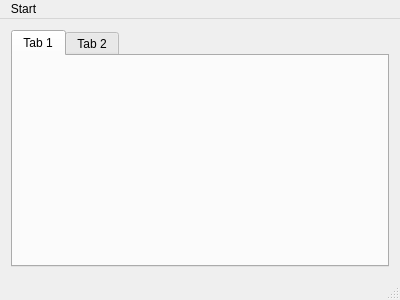
<?xml version="1.0" encoding="UTF-8"?>
<ui version="4.0">
 <class>StartScreen</class>
 <widget class="QMainWindow" name="StartScreen">
  <property name="geometry">
   <rect>
    <x>0</x>
    <y>0</y>
    <width>400</width>
    <height>300</height>
   </rect>
  </property>
  <property name="windowTitle">
   <string>StartScreen</string>
  </property>
  <widget class="QWidget" name="centralWidget">
   <layout class="QHBoxLayout" name="horizontalLayout">
    <item>
     <widget class="QTabWidget" name="tabWidget">
      <property name="tabPosition">
       <enum>QTabWidget::North</enum>
      </property>
      <property name="currentIndex">
       <number>0</number>
      </property>
      <widget class="QWidget" name="tab">
       <attribute name="title">
        <string>Tab 1</string>
       </attribute>
      </widget>
      <widget class="QWidget" name="widget">
       <attribute name="title">
        <string>Tab 2</string>
       </attribute>
      </widget>
     </widget>
    </item>
   </layout>
  </widget>
  <widget class="QMenuBar" name="menuBar">
   <property name="geometry">
    <rect>
     <x>0</x>
     <y>0</y>
     <width>400</width>
     <height>26</height>
    </rect>
   </property>
   <widget class="QMenu" name="menuStart">
    <property name="title">
     <string>Start</string>
    </property>
    <addaction name="actionUnprocessed_Financial_Mutations"/>
    <addaction name="actionProcess_Player_Cards"/>
   </widget>
   <addaction name="menuStart"/>
  </widget>
  <widget class="QStatusBar" name="statusBar"/>
  <action name="actionUnprocessed_Financial_Mutations">
   <property name="text">
    <string>Unprocessed Financial Mutations</string>
   </property>
  </action>
  <action name="actionProcess_Player_Cards">
   <property name="text">
    <string>Process Player Cards</string>
   </property>
  </action>
 </widget>
 <layoutdefault spacing="6" margin="11"/>
 <resources/>
 <connections/>
</ui>
